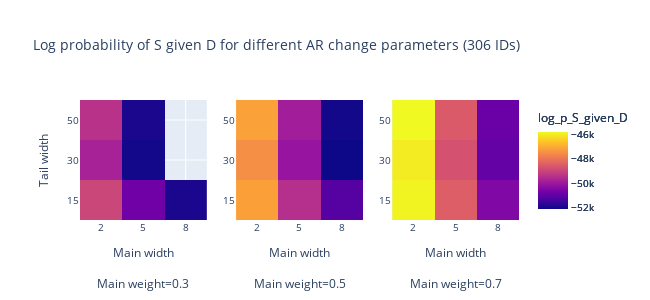

The notebook cell saved with this chart:
### Code cell
params = [
    (2, 15, 0.3),
    (2, 15, 0.5),
    (2, 15, 0.7),
    (2, 30, 0.3),
    (2, 30, 0.5),
    (2, 30, 0.7),
    (2, 50, 0.3),
    (2, 50, 0.5),
    (2, 50, 0.7),
    (5, 15, 0.3),
    (5, 15, 0.5),
    (5, 15, 0.7),
    (5, 30, 0.3),
    (5, 30, 0.5),
    (5, 30, 0.7),
    (5, 50, 0.3),
    (5, 50, 0.5),
    (5, 50, 0.7),
    (8, 15, 0.3),
    (8, 15, 0.5),
    (8, 15, 0.7),
    (8, 30, 0.3),
    (8, 30, 0.5),
    (8, 30, 0.7),
    (8, 50, 0.3),
    (8, 50, 0.5),
    (8, 50, 0.7),
]

df_heatmap = pd.DataFrame(
    columns=["log_p_S_given_D", "params"], data=zip(log_p_s_given_D, params)
)
# Split params into three columns "main width", "tail width", "main weight"
df_heatmap[["main width", "tail width", "main weight"]] = pd.DataFrame(
    df_heatmap["params"].tolist(), index=df_heatmap.index
)

# Plot heatmap with main width on x axis, tail width on y axis and log_p_S_given_D as the color, just use the first 3 main weights

fig = make_subplots(1, 3)


def add_heatmap_for_weight(df, weight, col):
    df = df[df["main weight"] == weight]
    fig.add_trace(
        go.Heatmap(z=df["log_p_S_given_D"], x=df["main width"], y=df["tail width"]),
        row=1,
        col=col,
    )
    fig.update_xaxes(type="category", row=1, col=col, title="Main width<br><br>Main weight=" + str(weight))


add_heatmap_for_weight(df_heatmap, 0.3, 1)
add_heatmap_for_weight(df_heatmap, 0.5, 2)
add_heatmap_for_weight(df_heatmap, 0.7, 3)

fig.update_layout(
    title=f"Log probability of S given D for different AR change parameters ({len(data.keys())} IDs)",
    yaxis_title="Tail width",
    # yaxis_type='log',
    width=650,
    height=300,
    font_size=10,
)
# Recude font size of the subplot titles
for annotation in fig["layout"]["annotations"]:
    annotation["font"] = dict(size=14)
# use the same color scale for all subplots
fig.update_traces(zmin=min(df_heatmap.log_p_S_given_D[df_heatmap.log_p_S_given_D != -np.inf]), zmax=max(df_heatmap.log_p_S_given_D), colorbar=dict(title="log_p_S_given_D"))
# X axis and y axis are categorical
fig.update_yaxes(type="category")

fig.show()

### Figure 1 — Plotly figure (JSON) as saved in the notebook; plotly's stock layout.template omitted (floating-point values rounded to 4 significant figures)
{"data": [{"colorbar": {"title": {"text": "log_p_S_given_D"}}, "type": "heatmap", "x": [2, 2, 2, 5, 5, 5, 8, 8, 8], "xaxis": "x", "y": [15, 30, 50, 15, 30, 50, 15, 30, 50], "yaxis": "y", "z": [-48960.0, -49760.0, -49410.0, -50750.0, -52040.0, -51930.0, -51940.0, null, null], "zmax": -45810.0, "zmin": -52100.0}, {"colorbar": {"title": {"text": "log_p_S_given_D"}}, "type": "heatmap", "x": [2, 2, 2, 5, 5, 5, 8, 8, 8], "xaxis": "x2", "y": [15, 30, 50, 15, 30, 50, 15, 30, 50], "yaxis": "y2", "z": [-47190.0, -47510.0, -47170.0, -49490.0, -50110.0, -49880.0, -51160.0, -52100.0, -52040.0], "zmax": -45810.0, "zmin": -52100.0}, {"colorbar": {"title": {"text": "log_p_S_given_D"}}, "type": "heatmap", "x": [2, 2, 2, 5, 5, 5, 8, 8, 8], "xaxis": "x3", "y": [15, 30, 50, 15, 30, 50, 15, 30, 50], "yaxis": "y3", "z": [-45880.0, -46010.0, -45810.0, -48450.0, -48710.0, -48540.0, -50470.0, -50920.0, -50820.0], "zmax": -45810.0, "zmin": -52100.0}], "layout": {"font": {"size": 10}, "height": 300, "title": {"text": "Log probability of S given D for different AR change parameters (306 IDs)"}, "width": 650, "xaxis": {"anchor": "y", "domain": [0, 0.2889], "title": {"text": "Main width<br><br>Main weight=0.3"}, "type": "category"}, "xaxis2": {"anchor": "y2", "domain": [0.3556, 0.6444], "title": {"text": "Main width<br><br>Main weight=0.5"}, "type": "category"}, "xaxis3": {"anchor": "y3", "domain": [0.7111, 1], "title": {"text": "Main width<br><br>Main weight=0.7"}, "type": "category"}, "yaxis": {"anchor": "x", "domain": [0, 1], "title": {"text": "Tail width"}, "type": "category"}, "yaxis2": {"anchor": "x2", "domain": [0, 1], "type": "category"}, "yaxis3": {"anchor": "x3", "domain": [0, 1], "type": "category"}}}
